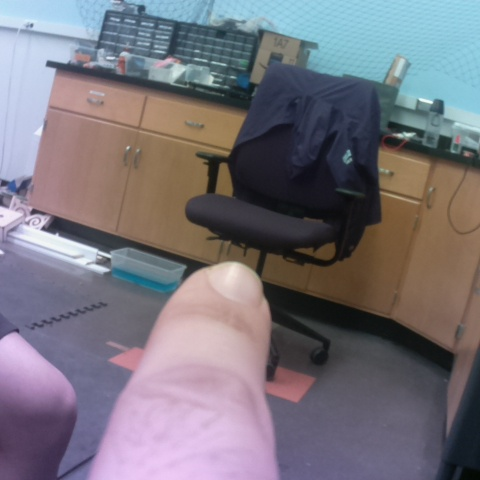
#> input picture Feb 15/irTest&newFI/TestSSIM1.jpg, 480 x 480 px
$ python brightness2.py --image TestSSIM1.jpg   (older library calls are emulated)
#> lines starting #> are read from the running program, lines starting #| are printed output that depends on the picture; after the words box and inside, x2 and y2 are one past the last pixel; in counts of white or black regions, pixels touching at a corner belong together
import numpy as np
from skimage import filters
from skimage.measure import compare_ssim
import argparse
import imutils
import cv2
import matplotlib.pyplot as plt


def image_bright():
	ap = argparse.ArgumentParser()
	ap.add_argument("-i", "--image", help = "path to the image file")
	ap.add_argument("-r", "--radius", type = int,
		help = "radius of Gaussian blur; must be odd")
	args = vars(ap.parse_args())
	# load the image and convert it to grayscale

	image = cv2.imread(args["image"])
#> image is the input picture: shape (480, 480, 3); mean B, G, R 124.7, 116.1, 120.2
	orig = image.copy()
	gray = cv2.cvtColor(image, cv2.COLOR_BGR2GRAY)
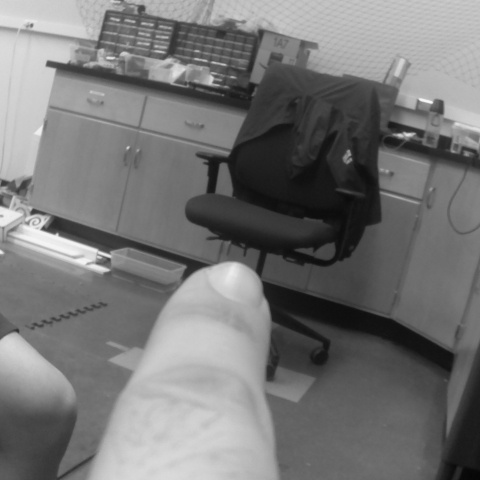
#> gray: shape (480, 480); min 5, max 246, mean 118.3
	# perform a naive attempt to find the (x, y) coordinates of
	# the area of the image with the largest intensity value
	(minVal, maxVal, minLoc, maxLoc) = cv2.minMaxLoc(gray)
#> minVal = 5; maxVal = 246; minLoc = (471, 476); maxLoc = (427, 101)
	cv2.circle(image, maxLoc, 5, (255, 0, 0), 2)
#> image: shape (480, 480, 3); 0.04% of pixels changed, all inside (x1, y1, x2, y2) = (421, 95, 434, 108)
	# display the results of the naive attempt
	cv2.imshow("Naive", image)
	# apply a Gaussian blur to the image then find the brightest
	# region
#> (the run stopped early here; a loop or call above may not have finished)

$ run again, on Feb 15/irTest&newFI/ir.jpg
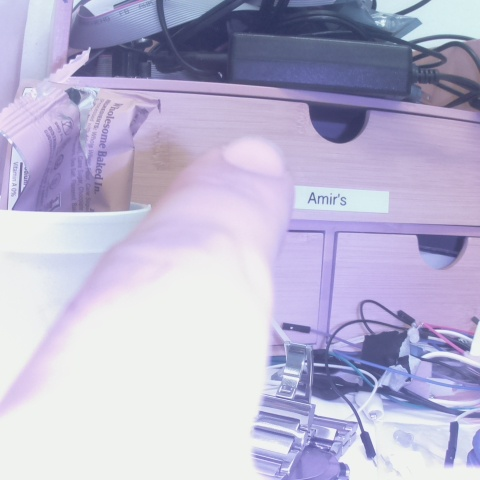
#> input picture Feb 15/irTest&newFI/ir.jpg, 480 x 480 px
#> in image_bright, image is the input picture: shape (480, 480, 3); mean B, G, R 209.7, 182.8, 187
#> in image_bright, `gray = cv2.cvtColor(image, cv2.COLOR_BGR2GRAY)`:
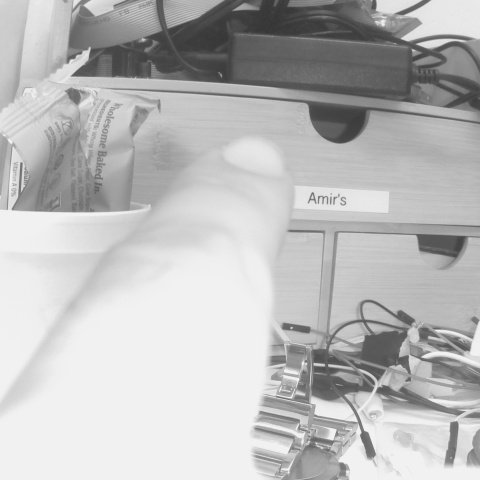
#> gray: shape (480, 480); min 53, max 247, mean 187.1
#> minVal = 53; maxVal = 247; minLoc = (271, 23); maxLoc = (256, 394)
#> image: shape (480, 480, 3); 0.04% of pixels changed, all inside (x1, y1, x2, y2) = (250, 388, 263, 401)
